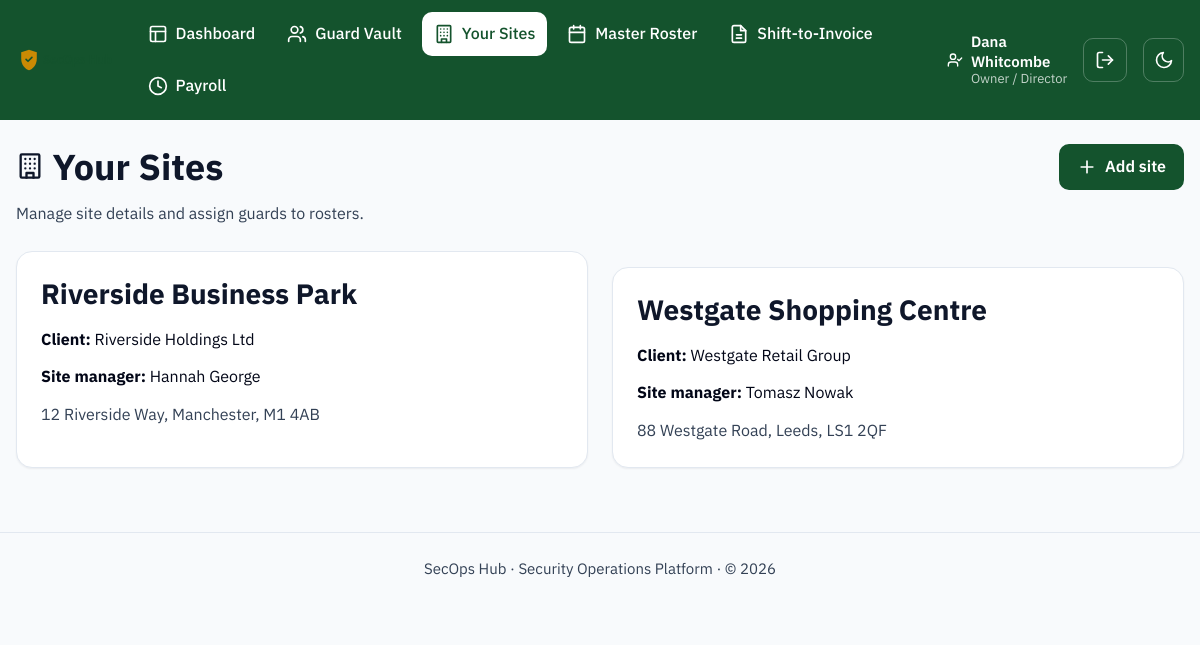
The page /sites/ (signed in) on the database its author committed.
### models.py (models this page shows, shortened)
class User(UserMixin, db.Model):
    __tablename__ = "users"
    id = db.Column(db.Integer, primary_key=True)
    name = db.Column(db.String(120), nullable=False)
    email = db.Column(db.String(120), unique=True, nullable=False)
    password_hash = db.Column(db.String(255), nullable=False)
    role = db.Column(db.String(30), nullable=False)
    language = db.Column(db.String(10), default="en", nullable=False)
    is_active_account = db.Column(db.Boolean, default=True, nullable=False)
    mfa_secret = db.Column(db.String(32))
    mfa_enabled = db.Column(db.Boolean, default=False, nullable=False)
    guard_id = db.Column(db.Integer, db.ForeignKey("guards.id"), nullable=True)
    created_at = db.Column(db.DateTime, default=datetime.utcnow)
    last_login_at = db.Column(db.DateTime)
    guard = db.relationship("Guard")
    @property
    def role_label(self):
        return ROLE_LABELS.get(self.role, self.role)
    @property
    def is_frontline(self):
        return self.role in FRONTLINE_ROLES

class Site(db.Model):
    __tablename__ = "sites"
    id = db.Column(db.Integer, primary_key=True)
    name = db.Column(db.String(120), nullable=False)
    client_name = db.Column(db.String(120), nullable=False)
    address = db.Column(db.String(255))
    site_manager = db.Column(db.String(120))
    pay_rate_default = db.Column(db.Numeric(8, 2), default=0)
    bill_rate_default = db.Column(db.Numeric(8, 2), default=0)
    billing_rate = db.Column(db.Numeric(8, 2), default=18.00, nullable=False)
    is_active = db.Column(db.Boolean, default=True, nullable=False)
    created_at = db.Column(db.DateTime, default=datetime.utcnow)
    shifts = db.relationship("Shift", back_populates="site")
    invoices = db.relationship("Invoice", back_populates="site")
    @property
    def uninvoiced_shifts(self):
        return [
            s
            for s in self.shifts
            if s.guard_id is not None
            and s.status == "completed"
            and s.invoice_id is None
            and s.approved_by_manager
        ]

### blueprints/sites.py (the view)
@sites_bp.route("/")
def list_sites():
    sites = Site.query.order_by(Site.name.asc()).all()
    return render_template("sites/list.html", sites=sites)

### blueprints/sites.py (called while the page is built)
@sites_bp.before_request
@login_required
def _restrict_to_site_management_roles():
    if current_user.role not in SITE_MANAGEMENT_ROLES:
        abort(403)

### i18n.py (called while the page is built, shortened)
def _load(lang):
    if lang in _cache:
        return _cache[lang]

def translate(key, lang=DEFAULT_LANGUAGE):
    strings = _load(lang)
    if key in strings:
        return strings[key]
    if lang != DEFAULT_LANGUAGE:
        return _load(DEFAULT_LANGUAGE).get(key, key)
    return key

### templates/sites/list.html (shortened to what this page needs)
{% extends "base.html" %}
{% from "_icons.html" import icon_building, icon_plus, icon_alert_triangle %}
{% block content %}
  <div class="page-header">
    <div>
      <h1>{{ icon_building("icon icon--lg") }} Your Sites</h1>
      <p class="page-header__meta">Manage site details and assign guards to rosters.</p>
    </div>
    <a class="btn btn-primary" href="{{ url_for('sites.new_site') }}">{{ icon_plus() }} Add site</a>
  </div>
  {% if sites %}
    <div class="grid-2">
      {% for site in sites %}
        <a class="card" href="{{ url_for('sites.detail', site_id=site.id) }}" style="text-decoration:none; color:inherit;">
          <div class="card__header">
            <h2 style="margin:0;">{{ site.name }}</h2>
          </div>
          <p><strong>Client:</strong> {{ site.client_name }}</p>
          {% if site.site_manager %}<p><strong>Site manager:</strong> {{ site.site_manager }}</p>{% endif %}
          {% if site.address %}<p class="page-header__meta">{{ site.address }}</p>{% endif %}
        </a>
      {% endfor %}
    </div>
  {% else %}
    <div class="card empty-state">
      {{ icon_building() }}
      <p>No sites yet. Add your first site to start building rosters.</p>
      <a class="btn btn-primary" href="{{ url_for('sites.new_site') }}">{{ icon_plus() }} Add site</a>
    </div>
  {% endif %}
{% endblock %}

### templates/base.html (shortened to what this page needs)
<!doctype html>
<html lang="en">
<head>
  <link rel="stylesheet" href="{{ url_for('static', filename='css/styles.css') }}">
</head>
<body class="{% block body_class %}{% endblock %}">
  {% from "_icons.html" import icon_shield, icon_layout, icon_users, icon_building, icon_invoice, icon_sun, icon_moon, icon_log_out, icon_user_check, icon_clock, icon_calendar %}
  <header class="app-header">
    <div class="app-header__inner">
      <a class="app-header__brand" href="{{ url_for('dashboard') }}">
        <img class="app-header__logo" src="{{ url_for('static', filename='img/logo.svg') }}" alt="SecOps Hub" height="28">
      </a>
      {% if current_user.is_authenticated %}
        <nav class="app-nav" aria-label="Primary">
          {% if not current_user.is_frontline %}
            <a href="{{ url_for('dashboard') }}" {% if request.endpoint == 'dashboard' %}aria-current="page"{% endif %}>
              {{ icon_layout() }} {{ t('nav.dashboard') }}
            </a>
          {% endif %}
          {% if current_user.role in ('owner', 'ops_manager', 'hr_compliance') %}
            <a href="{{ url_for('guards.list_guards') }}" {% if request.endpoint and request.endpoint.startswith('guards.') %}aria-current="page"{% endif %}>
              {{ icon_users() }} {{ t('nav.guards') }}
            </a>
          {% endif %}
          {% if current_user.role in ('owner', 'ops_manager', 'supervisor') %}
            <a href="{{ url_for('sites.list_sites') }}" {% if request.endpoint and request.endpoint.startswith('sites.') %}aria-current="page"{% endif %}>
              {{ icon_building() }} {{ t('nav.sites') }}
            </a>
            <a href="{{ url_for('roster.master') }}" {% if request.endpoint and request.endpoint.startswith('roster.') %}aria-current="page"{% endif %}>
              {{ icon_calendar() }} {{ t('nav.roster') }}
            </a>
          {% endif %}
          {% if current_user.role in ('owner', 'ops_manager') %}
            <a href="{{ url_for('invoices.list_invoices') }}" {% if request.endpoint and request.endpoint.startswith('invoices.') %}aria-current="page"{% endif %}>
              {{ icon_invoice() }} {{ t('nav.invoices') }}
            </a>
          {% endif %}
          {% if current_user.role in ('owner', 'hr_compliance') %}
            <a href="{{ url_for('payroll.overview') }}" {% if request.endpoint and request.endpoint.startswith('payroll.') %}aria-current="page"{% endif %}>
              {{ icon_clock() }} {{ t('nav.payroll') }}
            </a>
          {% endif %}
        </nav>
        <div class="app-header__session">
          <span class="app-header__user">
            {{ icon_user_check("icon icon--sm") }}
            <span>
              <strong>{{ current_user.name }}</strong>
              <small>{{ current_user.role_label }}</small>
            </span>
          </span>
          <form method="post" action="{{ url_for('auth.logout') }}">
            <button type="submit" class="theme-toggle" aria-label="{{ t('nav.logout') }}" title="{{ t('nav.logout') }}">
              {{ icon_log_out() }}
            </button>
          </form>
        </div>
      {% endif %}
      <button type="button" id="theme-toggle" class="theme-toggle" aria-pressed="false" aria-label="Switch to dark mode">
        {{ icon_moon("icon icon-moon") }}
      </button>
    </div>
  </header>
  <main id="main-content" class="app-main">
    {% with messages = get_flashed_messages(with_categories=true) %}
      {% if messages %}
          {% for category, message in messages %}
              {% if category == 'error' %}
                {% from "_icons.html" import icon_x_circle %}
              {% else %}
                {% from "_icons.html" import icon_check_circle %}
              {% endif %}
          {% endfor %}
      {% endif %}
    {% endwith %}
    {% block content %}{% endblock %}
  </main>
  <footer class="app-footer">
    <p>SecOps Hub &middot; Security Operations Platform &middot; &copy; {{ current_year }}</p>
  </footer>
</body>
</html>

### rows shown on the page
User: name "Dana Whitcombe", role_label "Owner / Director"
Site: name "Riverside Business Park", client_name "Riverside Holdings Ltd", site_manager "Hannah George", address "12 Riverside Way, Manchester, M1 4AB"
Site: name "Westgate Shopping Centre", client_name "Westgate Retail Group", site_manager "Tomasz Nowak", address "88 Westgate Road, Leeds, LS1 2QF"

### other values the page prints
{{ t('nav.dashboard') }} "Dashboard"
{{ t('nav.guards') }} "Guard Vault"
{{ t('nav.sites') }} "Your Sites"
{{ t('nav.roster') }} "Master Roster"
{{ t('nav.invoices') }} "Shift-to-Invoice"
{{ t('nav.payroll') }} "Payroll"
